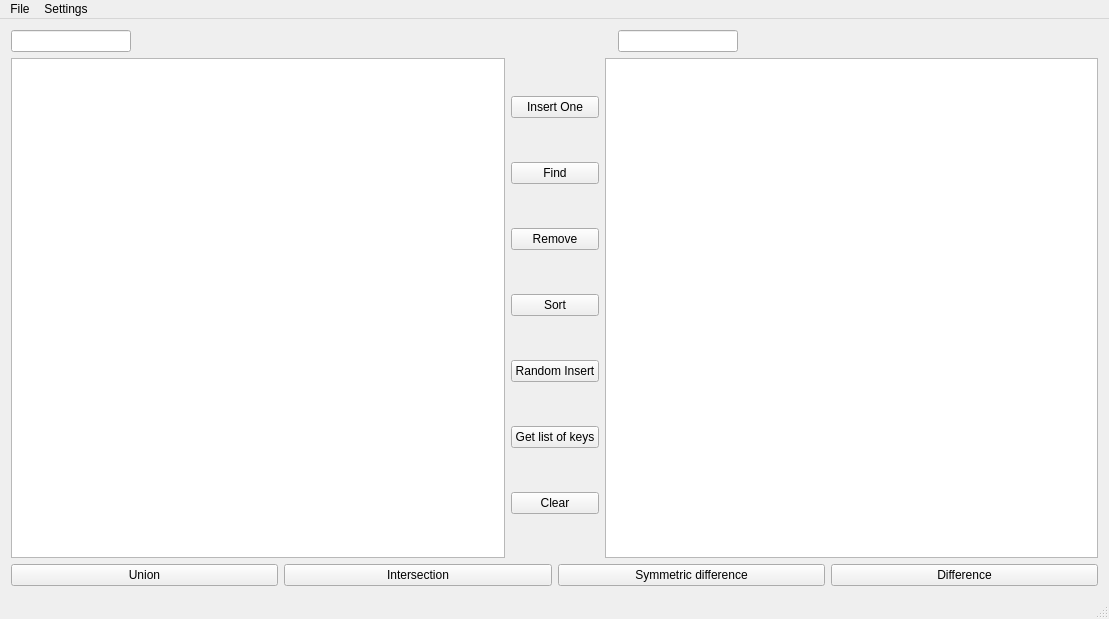
<?xml version="1.0" encoding="UTF-8"?>
<ui version="4.0">
 <class>MainWindow</class>
 <widget class="QMainWindow" name="MainWindow">
  <property name="geometry">
   <rect>
    <x>0</x>
    <y>0</y>
    <width>1109</width>
    <height>619</height>
   </rect>
  </property>
  <property name="windowTitle">
   <string>MainWindow</string>
  </property>
  <widget class="QWidget" name="centralWidget">
   <layout class="QGridLayout" name="gridLayout">
    <item row="0" column="0">
     <layout class="QHBoxLayout" name="horizontalLayout_3">
      <item>
       <widget class="QLineEdit" name="firstTypeLbl"/>
      </item>
      <item>
       <spacer name="horizontalSpacer">
        <property name="orientation">
         <enum>Qt::Horizontal</enum>
        </property>
        <property name="sizeHint" stdset="0">
         <size>
          <width>40</width>
          <height>20</height>
         </size>
        </property>
       </spacer>
      </item>
      <item>
       <spacer name="horizontalSpacer_3">
        <property name="orientation">
         <enum>Qt::Horizontal</enum>
        </property>
        <property name="sizeHint" stdset="0">
         <size>
          <width>40</width>
          <height>20</height>
         </size>
        </property>
       </spacer>
      </item>
      <item>
       <spacer name="horizontalSpacer_5">
        <property name="orientation">
         <enum>Qt::Horizontal</enum>
        </property>
        <property name="sizeHint" stdset="0">
         <size>
          <width>40</width>
          <height>20</height>
         </size>
        </property>
       </spacer>
      </item>
      <item>
       <spacer name="horizontalSpacer_8">
        <property name="orientation">
         <enum>Qt::Horizontal</enum>
        </property>
        <property name="sizeHint" stdset="0">
         <size>
          <width>40</width>
          <height>20</height>
         </size>
        </property>
       </spacer>
      </item>
      <item>
       <widget class="QLineEdit" name="secondTypeLbl"/>
      </item>
      <item>
       <spacer name="horizontalSpacer_6">
        <property name="orientation">
         <enum>Qt::Horizontal</enum>
        </property>
        <property name="sizeHint" stdset="0">
         <size>
          <width>40</width>
          <height>20</height>
         </size>
        </property>
       </spacer>
      </item>
      <item>
       <spacer name="horizontalSpacer_4">
        <property name="orientation">
         <enum>Qt::Horizontal</enum>
        </property>
        <property name="sizeHint" stdset="0">
         <size>
          <width>40</width>
          <height>20</height>
         </size>
        </property>
       </spacer>
      </item>
      <item>
       <spacer name="horizontalSpacer_2">
        <property name="orientation">
         <enum>Qt::Horizontal</enum>
        </property>
        <property name="sizeHint" stdset="0">
         <size>
          <width>40</width>
          <height>20</height>
         </size>
        </property>
       </spacer>
      </item>
     </layout>
    </item>
    <item row="1" column="0">
     <layout class="QHBoxLayout" name="horizontalLayout">
      <item>
       <widget class="QGraphicsView" name="view1"/>
      </item>
      <item>
       <layout class="QVBoxLayout" name="verticalLayout">
        <item>
         <widget class="QPushButton" name="insertBTN">
          <property name="text">
           <string>Insert One</string>
          </property>
         </widget>
        </item>
        <item>
         <widget class="QPushButton" name="findBTN">
          <property name="text">
           <string>Find</string>
          </property>
         </widget>
        </item>
        <item>
         <widget class="QPushButton" name="removeBTN">
          <property name="text">
           <string>Remove</string>
          </property>
         </widget>
        </item>
        <item>
         <widget class="QPushButton" name="sortBTN">
          <property name="text">
           <string>Sort</string>
          </property>
         </widget>
        </item>
        <item>
         <widget class="QPushButton" name="randomInsertBTN">
          <property name="text">
           <string>Random Insert</string>
          </property>
         </widget>
        </item>
        <item>
         <widget class="QPushButton" name="getListBTN">
          <property name="text">
           <string>Get list of keys</string>
          </property>
         </widget>
        </item>
        <item>
         <widget class="QPushButton" name="clearBTN">
          <property name="text">
           <string>Clear</string>
          </property>
         </widget>
        </item>
       </layout>
      </item>
      <item>
       <widget class="QGraphicsView" name="view2"/>
      </item>
     </layout>
    </item>
    <item row="2" column="0">
     <layout class="QHBoxLayout" name="horizontalLayout_2">
      <item>
       <widget class="QPushButton" name="union_2">
        <property name="text">
         <string>Union</string>
        </property>
       </widget>
      </item>
      <item>
       <widget class="QPushButton" name="intersectionBTN">
        <property name="text">
         <string>Intersection</string>
        </property>
       </widget>
      </item>
      <item>
       <widget class="QPushButton" name="symDiffBTN">
        <property name="text">
         <string>Symmetric difference</string>
        </property>
       </widget>
      </item>
      <item>
       <widget class="QPushButton" name="diffBTN">
        <property name="text">
         <string>Difference</string>
        </property>
       </widget>
      </item>
     </layout>
    </item>
   </layout>
  </widget>
  <widget class="QMenuBar" name="menuBar">
   <property name="geometry">
    <rect>
     <x>0</x>
     <y>0</y>
     <width>1109</width>
     <height>26</height>
    </rect>
   </property>
   <widget class="QMenu" name="menuFile">
    <property name="title">
     <string>File</string>
    </property>
    <widget class="QMenu" name="menuNew">
     <property name="title">
      <string>New</string>
     </property>
     <widget class="QMenu" name="menuSTL_Conatiner">
      <property name="title">
       <string>STL Conatiner</string>
      </property>
      <addaction name="actionStlList_2"/>
      <addaction name="actionStlMap"/>
      <addaction name="actionStlVector"/>
     </widget>
     <widget class="QMenu" name="menuTree">
      <property name="title">
       <string>Tree</string>
      </property>
      <addaction name="actionSplayTree"/>
      <addaction name="actionRedBlack_Tree"/>
     </widget>
     <addaction name="menuSTL_Conatiner"/>
     <addaction name="menuTree"/>
     <addaction name="actionForward_list"/>
    </widget>
    <addaction name="menuNew"/>
   </widget>
   <widget class="QMenu" name="menuSettings">
    <property name="title">
     <string>Settings</string>
    </property>
    <addaction name="actionSet_path_to_graphviz"/>
   </widget>
   <addaction name="menuFile"/>
   <addaction name="menuSettings"/>
  </widget>
  <widget class="QStatusBar" name="statusBar"/>
  <action name="actionStlList_2">
   <property name="text">
    <string>StlList</string>
   </property>
  </action>
  <action name="actionStlMap">
   <property name="text">
    <string>StlMap</string>
   </property>
  </action>
  <action name="actionStlVector">
   <property name="text">
    <string>StlVector</string>
   </property>
  </action>
  <action name="actionHashTable">
   <property name="text">
    <string>HashTable</string>
   </property>
  </action>
  <action name="actionSplayTree">
   <property name="text">
    <string>SplayTree</string>
   </property>
  </action>
  <action name="actionRedBlack_Tree">
   <property name="text">
    <string>Red-Black Tree</string>
   </property>
  </action>
  <action name="actionForward_list">
   <property name="text">
    <string>Custom List</string>
   </property>
  </action>
  <action name="actionSet_path_to_graphviz">
   <property name="text">
    <string>Set path to graphviz</string>
   </property>
  </action>
 </widget>
 <layoutdefault spacing="6" margin="11"/>
 <resources/>
 <connections/>
</ui>
